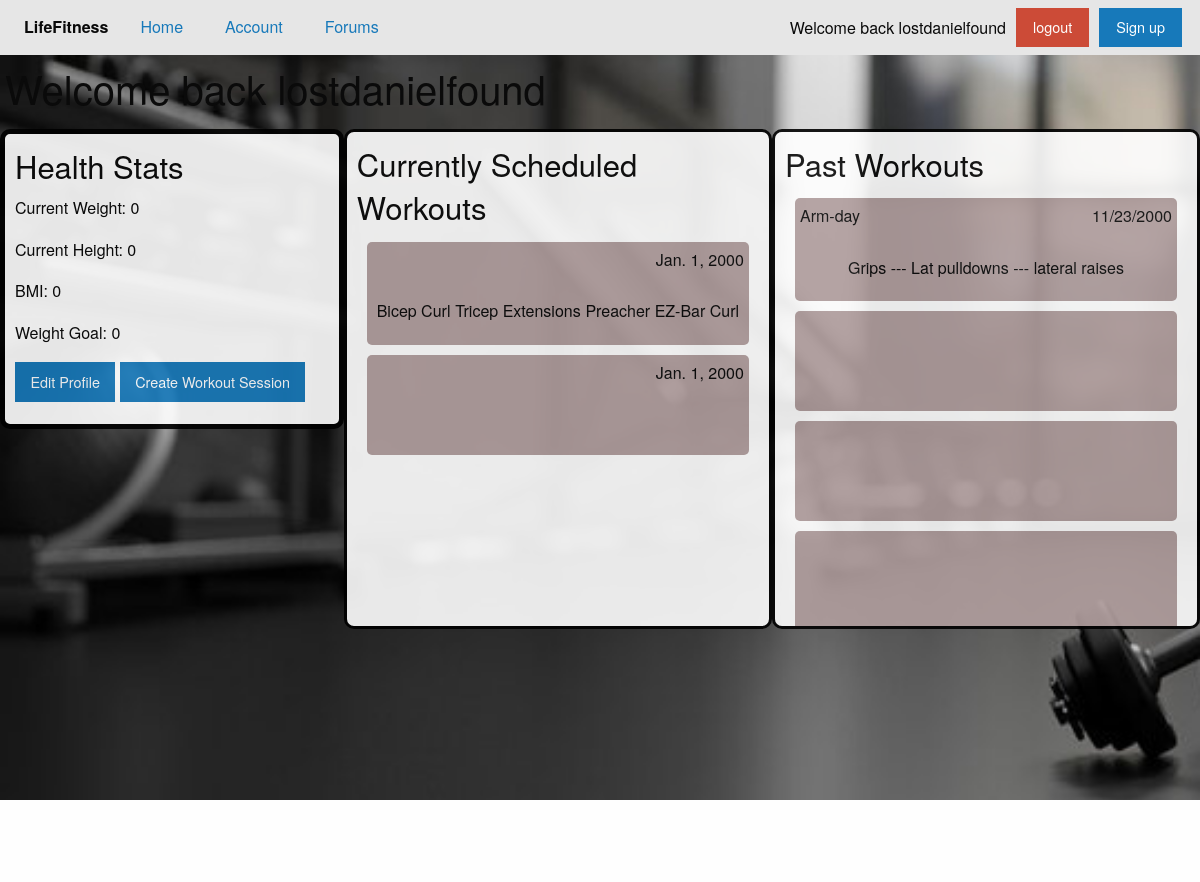
The app's page /account/ (signed in) with its own data.
### LifeFitness/models.py (models this page shows, shortened)
class Workout_Session(models.Model): # User attribute is defined as workout_session_set
    name = models.CharField(max_length=200,blank=True) # name of workout, not required
    date = models.DateField() # Set Date to start the workout
    workoutList = models.ManyToManyField(Workout) # List of Exercises for the workout
    fitnesuser = models.ForeignKey(User, on_delete=models.CASCADE) # User and workout connection, User can have multiple Workouts

class Workout(models.Model):
    exerciseName = models.ForeignKey(Exercise, on_delete=models.CASCADE) # name of the exercise
    repCount = models.IntegerField(default=0) # number of complete reps per set in a workout
    setCount = models.IntegerField(default=0) # number of sets user will do during a workout

class Exercise(models.Model):
    name = models.CharField(max_length=200, default="default_value") # name of the exercise

### LifeFitness/views.py (the view, shortened to what this page needs)
# urls.py: path('account/', views.account, name="Account"),
def account(request):
    if not request.user.is_authenticated:
        return redirect('/login')
    userWorkoutSessions = request.user.workout_session_set.all()
    upcomingWorkoutSessions = userWorkoutSessions.filter() # Not working, need work
    context = {
        'weight': request.user.fitnessprofile.currentWeight,
        'height': request.user.fitnessprofile.currentheight,
        'BMI': request.user.fitnessprofile.BMI,
        'goal': request.user.fitnessprofile.goalWeight,
        'userWorkoutSessions': userWorkoutSessions,
    }
    return render(request, 'LifeFitness/account.html', context=context)

### LifeFitness/templates/LifeFitness/account.html (shortened to what this page needs)
{% extends 'base.html' %}
{% load crispy_forms_tags %}
{% block body_content %}
<div class="bg-container-account">
    <div class="title-container">
        <h2>Welcome back {{user.username}}</h2>
    </div>
    <div class="parent-container">
        <div class="child-container1">
            <h3>Health Stats</h3>
            <p>Current Weight: {{weight}}</p>
            <p>Current Height: {{height}}</p>
            <p>BMI: {{BMI}}</p>
            <p>Weight Goal: {{goal}}</p>
            <a class="button">Edit Profile</a>
            <a class="button" href="createworkoutsession/">Create Workout Session</a>
        </div>
        <div class="child-container2">
            <h3>Currently Scheduled Workouts</h3>
            <div class="list-container">
                {% for session in userWorkoutSessions %}
                    <div class="div-child">
                        <div class="child-header">
                            <p>{{session.date}}</p>
                        </div>
                        <div class="child-content">
                            {% for workout in session.workoutList.all|slice:":3" %}
                                <p>{{workout.exerciseName.name}}</p>
                            {% endfor %}
                        </div>
                    </div>
                {% endfor %}
            </div>
        </div>
        <div class="child-container3">
            <h3>Past Workouts</h3>
            <div class="list-container">
               <div class="div-child">
                    <div class="child-header">
                        <p>Arm-day</p>
                        <p>11/23/2000</p>
                    </div>
                    <div class="child-content">
                        <p>Grips --- Lat pulldowns --- lateral raises</p>
                    </div>
                </div>
                <div class="div-child"></div>
                <div class="div-child"></div>
                <div class="div-child"></div>
            </div>
        </div>
   </div>
</div>
{% endblock body_content %}

### LifeFitness/templates/base.html (shortened to what this page needs)
<!DOCTYPE html>
<html lang="en">
<head>
    {% load static %}
    <link rel="stylesheet" href="{% static 'css/foundation.css' %}" />
    <link rel="stylesheet" href="{% static 'css/app.css' %}" />
</head>
<body>
    {% block navigation_bar %}
    <div class="top-bar">
        <div class="top-bar-left">
            <ul class="menu">
                <li class="menu-text">LifeFitness</li>
                <li><a href="/">Home</a></li>
                <li><a href="/account">Account</a></li>
                <li><a href="/forums">Forums</a></li>
            </ul>
        </div>
        <div class="top-bar-right">
            <ul class="menu">
                {% if user.is_authenticated %}
                    <li id="user-text">Welcome back {{ user.username }}</li>
                    <li><a class="alert button" href="/logout">logout</a></li>
                    <li><a class="button" href="/signup">Sign up</a></li>
                {% else %}
                    <li><a class="success button" href="/login">Login</a></li>
                    <li><a class="button" href="/signup">Sign Up</a></li>
                {% endif %}
            </ul>
        </div>
    </div>
    {% endblock navigation_bar %}
    {% block body_content %}{% endblock body_content %}
</body>
</html>

### LifeFitness/static/css/app.css (style rules this page uses)
html, body { margin: 0; height: 100%; overflow: hidden; }
.bg-container-account { height: 100%; width: 100%; background-image: url("../assets/account-background.jpg"); background-size: cover; }
.title-container { padding: 5px; }
li { padding-right: 10px; }
#user-text { align-self: center; }
.parent-container { display: flex; flex-direction: row; justify-content: space-around; }
.child-container1 { width: 400px; height: 300px; opacity: 0.9; background-color: white; border: 5px; border-style: solid; border-color: black; border-radius: 10px; padding: 10px; }
.child-container2 { width: 500px; height: 500px; opacity: 0.9; background-color: white; overflow-y: auto; border-style: solid; border: 3px; border-style: solid; border-color: black; border-radius: 10px; padding: 10px; }
.child-container3 { width: 500px; height: 500px; opacity: 0.9; background-color: white; overflow-y: auto; border: 3px; border-style: solid; border-color: black; border-radius: 10px; padding: 10px; }
.list-container { display: flex; flex-direction: column; justify-content: center; align-items: center; }
.div-child { width: 95%; min-height: 100px; border: 20px; border-color: rgb(153, 22, 22); border-radius: 5px; background-color: hsl(0, 11%, 66%); margin: 5px; }
.child-header { display: flex; flex-direction: row; justify-content: space-between; padding: 5px; }
.child-content { display: flex; flex-direction: row; justify-content: space-evenly; padding: 5px; }

### records on screen
Workout_Session: date "Jan. 1, 2000"
Workout: exerciseName.name "Bicep Curl"
Workout: exerciseName.name "Tricep Extensions"
Workout: exerciseName.name "Preacher EZ-Bar Curl"
Workout_Session: date "Jan. 1, 2000"

### other values on screen
{{ user.username }} "lostdanielfound"
{{ weight }} "0"
{{ height }} "0"
{{ BMI }} "0"
{{ goal }} "0"
